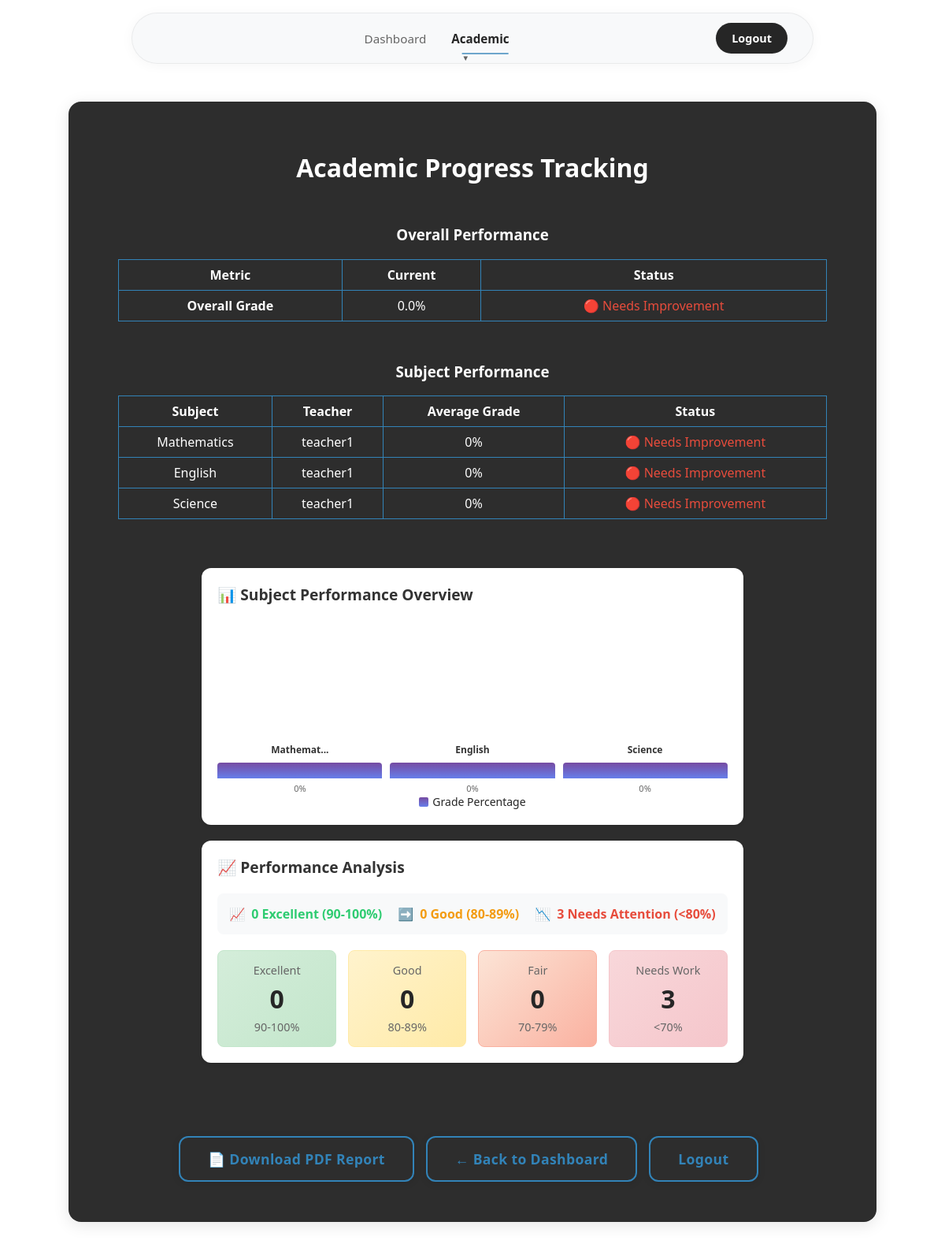
Screenshot of /student_progress (signed in) with the database file from the repository.
### tables this page shows
CREATE TABLE subjects (
    id INTEGER PRIMARY KEY,
    name TEXT,
    teacher_id INTEGER REFERENCES users(id),
    teacher_name TEXT
);

### app.py (the view)
@app.route('/student_progress')
def student_progress():
    if not is_student():
        return redirect(url_for('login'))
    user_id = session['user_id']
    conn = get_db()
    cur = conn.cursor()
    cur.execute('''SELECT subjects.name as subject,
                          users.username as teacher_name,
                          AVG(assignments.grade) as avg_grade
                   FROM enrollments
                   JOIN subjects ON enrollments.subject_id = subjects.id
                   LEFT JOIN users ON subjects.teacher_id = users.id
                   LEFT JOIN assignments ON assignments.subject_id = subjects.id
                   AND assignments.user_id = ?
                   WHERE enrollments.user_id = ?
                   GROUP BY subjects.id''', (user_id, user_id))
    subjects = []
    total_grade = 0
    total_subjects = 0
    for s in cur.fetchall():
        avg_grade = s['avg_grade'] if s['avg_grade'] else 0
        total_grade += avg_grade
        total_subjects += 1
        subjects.append({
            'subject': s['subject'],
            'teacher': s['teacher_name'],
            'avg_grade': avg_grade
        })
    overall_grade = total_grade / total_subjects if total_subjects > 0 else 0
    return render_template('student_progress.html',
                         subjects=subjects,
                         overall_grade=overall_grade)

### app.py (called while the page is built)
def get_db():
    conn = sqlite3.connect(DATABASE)
    conn.row_factory = sqlite3.Row
    return conn

def is_student():
    return session.get('role') == 'student'

### templates/student_progress.html (shortened to what this page needs)
<!DOCTYPE html>
<html>
<head>
    <link rel="stylesheet" href="/static/styles.css">
</head>
<body>
            <div class="navbar">
        <div class="navbar-container">
            <div class="navbar-links">
                <a href="/student_dashboard" class="nav-link">Dashboard</a>
                <div class="dropdown">
                    <a href="#" class="nav-link dropdown-trigger active">Academic</a>
                </div>
            </div>
            <div class="navbar-actions">
                <a href="/logout" class="nav-btn">Logout</a>
            </div>
        </div>
    </div>
    <div class="center-wrapper">
        <div class="dashboard-container card-3d">
            <h1>Academic Progress Tracking</h1>
            <div class="table-wrapper">
                <h3>Overall Performance</h3>
                <table>
                    <thead>
                        <tr>
                            <th>Metric</th>
                            <th>Current</th>
                            <th>Status</th>
                        </tr>
                    </thead>
                    <tbody>
                        <tr>
                            <td><strong>Overall Grade</strong></td>
                            <td>{{ overall_grade|round(1) }}%</td>
                            <td>
                                {% if overall_grade >= 90 %}
                                    <span style="color: #2ECC71;">🟢 Excellent</span>
                                {% elif overall_grade >= 80 %}
                                    <span style="color: #F39C12;">🟡 Good</span>
                                {% elif overall_grade >= 70 %}
                                    <span style="color: #E67E22;">🟠 Fair</span>
                                {% else %}
                                    <span style="color: #E74C3C;">🔴 Needs Improvement</span>
                                {% endif %}
                            </td>
                        </tr>
                    </tbody>
                </table>
            </div>
            <div class="table-wrapper">
                <h3>Subject Performance</h3>
                <table>
                    <thead>
                        <tr>
                            <th>Subject</th>
                            <th>Teacher</th>
                            <th>Average Grade</th>
                            <th>Status</th>
                        </tr>
                    </thead>
                    <tbody>
                        {% for subject in subjects %}
                        <tr>
                            <td>{{ subject.subject }}</td>
                            <td>{{ subject.teacher or 'Not Assigned' }}</td>
                            <td>{{ subject.avg_grade|round(1) }}%</td>
                            <td>
                                {% if subject.avg_grade >= 90 %}
                                    <span style="color: #2ECC71;">🟢 Excellent</span>
                                {% elif subject.avg_grade >= 80 %}
                                    <span style="color: #F39C12;">🟡 Good</span>
                                {% elif subject.avg_grade >= 70 %}
                                    <span style="color: #E67E22;">🟠 Fair</span>
                                {% else %}
                                    <span style="color: #E74C3C;">🔴 Needs Improvement</span>
                                {% endif %}
                            </td>
                        </tr>
                        {% endfor %}
                    </tbody>
                </table>
            </div>
            <div class="charts-section">
                <div class="chart-container">
                    <div class="chart-title">📊 Subject Performance Overview</div>
                    <div class="bar-chart">
                        {% for subject in subjects %}
                        <div class="bar" style="height: {{ (subject.avg_grade / 100 * 180) + 20 }}px;">
                            <div class="bar-label">{{ subject.subject[:8] }}{% if subject.subject|length > 8 %}...{% endif %}</div>
                            <div class="bar-value">{{ subject.avg_grade|round(1) }}%</div>
                        </div>
                        {% endfor %}
                    </div>
                    <div class="chart-legend">
                        <div class="legend-item">
                            <div class="legend-color" style="background: linear-gradient(to top, #667eea, #764ba2);"></div>
                            <span>Grade Percentage</span>
                        </div>
                    </div>
                </div>
                <div class="chart-container">
                    <div class="chart-title">📈 Performance Analysis</div>
                    <div class="performance-trend">
                        {% set excellent_count = subjects|selectattr('avg_grade', 'ge', 90)|list|length %}
                        {% set good_count = subjects|selectattr('avg_grade', 'ge', 80)|rejectattr('avg_grade', 'ge', 90)|list|length %}
                        {% set fair_count = subjects|selectattr('avg_grade', 'ge', 70)|rejectattr('avg_grade', 'ge', 80)|list|length %}
                        {% set needs_work_count = subjects|rejectattr('avg_grade', 'ge', 70)|list|length %}
                        <div class="trend-indicator trend-up">
                            <span>📈</span>
                            <span>{{ excellent_count }} Excellent (90-100%)</span>
                        </div>
                        <div class="trend-indicator trend-stable">
                            <span>➡️</span>
                            <span>{{ good_count }} Good (80-89%)</span>
                        </div>
                        <div class="trend-indicator trend-down">
                            <span>📉</span>
                            <span>{{ fair_count + needs_work_count }} Needs Attention (&lt;80%)</span>
                        </div>
                    </div>
                    <div class="grade-distribution">
                        <div class="grade-range excellent">
                            <div class="grade-label">Excellent</div>
                            <div class="grade-count">{{ excellent_count }}</div>
                            <div class="grade-label">90-100%</div>
                        </div>
                        <div class="grade-range good">
                            <div class="grade-label">Good</div>
                            <div class="grade-count">{{ good_count }}</div>
                            <div class="grade-label">80-89%</div>
                        </div>
                        <div class="grade-range fair">
                            <div class="grade-label">Fair</div>
                            <div class="grade-count">{{ fair_count }}</div>
                            <div class="grade-label">70-79%</div>
                        </div>
                        <div class="grade-range needs-work">
                            <div class="grade-label">Needs Work</div>
                            <div class="grade-count">{{ needs_work_count }}</div>
                            <div class="grade-label">&lt;70%</div>
                        </div>
                    </div>
                </div>
            </div>
            <div class="action-buttons">
                <a class="btn-3d" href="/export/student/{{ session.user_id }}/pdf" target="_blank">📄 Download PDF Report</a>
                <a class="btn-3d" href="/student_dashboard">← Back to Dashboard</a>
                <a class="btn-3d" href="/logout">Logout</a>
            </div>
        </div>
    </div>
</body>
</html>

### static/styles.css (style rules this page uses)
body { background: #ffffff; font-family: 'Segoe UI', 'Arial', sans-serif; color: #262626; margin: 0; padding: 0; min-height: 100vh; }
.navbar { background: transparent; backdrop-filter: none; -webkit-backdrop-filter: none; box-shadow: none; padding: 1rem 0; position: sticky; top: 0; left: 0; right: 0; z-index: 1000; margin-bottom: 0; border: none; width: 100%; }
.navbar-container { max-width: 800px; margin: 0 auto; display: flex; justify-content: space-between; align-items: center; padding: 0.75rem 2rem; height: auto; background: rgba(248, 249, 250, 0.9); backdrop-filter: blur(10px); -webkit-backdrop-filter: blur(10px); border-radius: 50px; border: 1px solid rgba(0, 0, 0, 0.06); box-shadow: 0 2px 16px rgba(0, 0, 0, 0.04); }
.navbar-actions { display: flex; align-items: center; gap: 1rem; }
.navbar-links { display: flex; gap: 2rem; align-items: center; justify-content: center; flex: 1; margin: 0; }
.nav-link { color: #666666; text-decoration: none; font-weight: 500; padding: 0.5rem 0; border-radius: 0; transition: all 0.2s ease; position: relative; font-size: 0.95rem; white-space: nowrap; border: none; background: transparent; }
.nav-link.active { color: #262626; background: transparent; box-shadow: none; border: none; transform: none; font-weight: 600; }
.nav-btn { background: #262626; color: #ffffff; text-decoration: none; font-weight: 600; padding: 0.625rem 1.25rem; border-radius: 25px; transition: all 0.2s ease; font-size: 0.9rem; white-space: nowrap; border: none; }
.nav-link.active::after { width: 80%; }
.nav-link::after { content: ''; position: absolute; bottom: -2px; left: 50%; width: 0; height: 2px; background: #3283b8; transition: all 0.3s ease; transform: translateX(-50%); }
.dropdown { position: relative; display: inline-block; }
.nav-link.dropdown-trigger::after { content: '▼'; font-size: 0.6rem; margin-left: 0.375rem; opacity: 0.7; transition: transform 0.2s ease; }
.dashboard-container { padding: 2.5em 2em; background: #262626; border-radius: 16px; max-width: 1200px; box-shadow: 0 4px 20px rgba(0, 0, 0, 0.1); width: 90%; margin: 2em auto; display: flex; flex-direction: column; align-items: center; border: 1px solid rgba(0, 0, 0, 0.05); }
.center-wrapper { display: flex; align-items: center; justify-content: center; min-height: 100vh; }
.card-3d { background: #2d2d2d; border-radius: 16px; box-shadow: 0 4px 20px rgba(0, 0, 0, 0.1); width: 80%; border: 1px solid rgba(0, 0, 0, 0.05); }
h1, h2, h3 { color: #ffffff;; text-align: center; margin-bottom: 1em; text-decoration: none; }
.btn-3d { background: #2d2d2d; color: hsl(204, 57%, 46%); border: 2px solid hsl(204, 57%, 46%); border-radius: 12px; padding: 0.85em 2em; font-size: 1.1em; font-weight: 600; box-shadow: 0 2px 10px rgba(0, 0, 0, 0.1); transition: transform 0.12s, box-shadow 0.12s; cursor: pointer; letter-spacing: 0.02em; margin: 0.6em 0.6em 0.6em 0; display: inline-block; text-align: center; text-decoration: none; }
.action-buttons { margin-top: 2em; text-align: center; }
.table-wrapper { width: 100%; max-width: 900px; overflow-x: auto; margin: 0 auto; }
table { width: 100%; max-width: 900px; border-collapse: collapse; margin: 1em auto 2em; }
th, td { padding: 8px; border: 1px solid #3283b8; text-align: center; text-decoration: none; color:#ffffff; }
.dashboard-container { max-width: 1200px; margin: 2em auto; padding: 2.5em 2em; }

### rows the page displays
subjects: subject "Mathematics", teacher "teacher1", avg_grade "0", {{ (subject.avg_grade / 100 * 180) + 20 }} 20.0 (drawn), name "Mathemat"
subjects: subject "English", teacher "teacher1", avg_grade "0", {{ (subject.avg_grade / 100 * 180) + 20 }} 20.0 (drawn), name "English"
subjects: subject "Science", teacher "teacher1", avg_grade "0", {{ (subject.avg_grade / 100 * 180) + 20 }} 20.0 (drawn), name "Science"

### other values shown
{{ overall_grade|round(1) }} "0.0"
{{ excellent_count }} "0"
{{ good_count }} "0"
{{ fair_count + needs_work_count }} "3"
{{ fair_count }} "0"
{{ needs_work_count }} "3"
